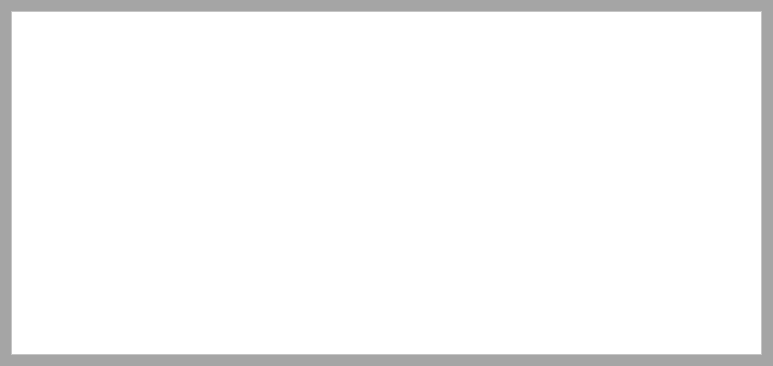
<?xml version="1.0" encoding="UTF-8"?>
<ui version="4.0">
 <class>Dialog</class>
 <widget class="QDialog" name="Dialog">
  <property name="geometry">
   <rect>
    <x>0</x>
    <y>0</y>
    <width>773</width>
    <height>366</height>
   </rect>
  </property>
  <property name="windowTitle">
   <string>Dialog</string>
  </property>
  <property name="styleSheet">
   <string notr="true">background-color: rgb(165, 165, 165);</string>
  </property>
  <layout class="QVBoxLayout" name="verticalLayout">
   <item>
    <widget class="QTextEdit" name="textEdit">
     <property name="styleSheet">
      <string notr="true">background-color: rgb(255, 255, 255);
color: rgb(0, 0, 0);
font: 11pt &quot;Lucida Sans Unicode&quot;;</string>
     </property>
    </widget>
   </item>
   <item>
    <layout class="QHBoxLayout" name="horizontalLayout"/>
   </item>
  </layout>
 </widget>
 <resources/>
 <connections/>
</ui>
